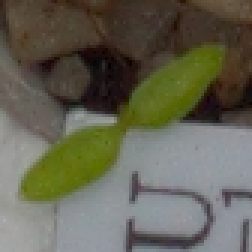
#> input picture NonsegmentedV2/Common Chickweed/2.png, 84 x 84 px, found by its file name (shown 3 times larger)
$ python test.py
#> lines starting #> are read from the running program, lines starting #| are printed output that depends on the picture
from sklearn.preprocessing import StandardScaler  # It is important in neural networks to scale the date
from sklearn.model_selection import train_test_split  # The standard - train/test to prevent overfitting and choose hyperparameters
from sklearn.svm import SVC
from sklearn.neural_network import MLPClassifier
from sklearn.linear_model import LogisticRegression
from sklearn.metrics import plot_confusion_matrix, confusion_matrix, accuracy_score
import seaborn as sns
import numpy as np
import numpy.random as r # We will randomly initialize our weights
import matplotlib.pyplot as plt
from PIL import Image
import os

path = './NonsegmentedV2/'

im = Image.open(path + 'Maize' + '/' + '2.png').resize((64, 64))
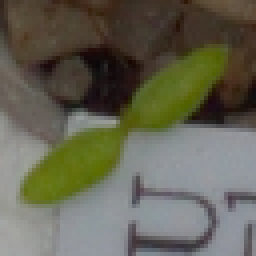
#> im: PIL image 64x64 RGB (shown 4 times larger); mean R, G, B 100.5, 98.9, 83.1

img = np.asarray( im, dtype="int32" )[:,:,:3]

plt.matshow(img)
plt.show()

$ run again, with NonsegmentedV2/Common Chickweed/152.png copied over NonsegmentedV2/Common Chickweed/2.png
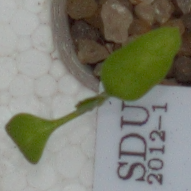
#> input picture NonsegmentedV2/Common Chickweed/152.png, 191 x 191 px, found by its file name
#> `im = Image.open(path + 'Maize' + '/' + '2.png').resize((64, 64))`:
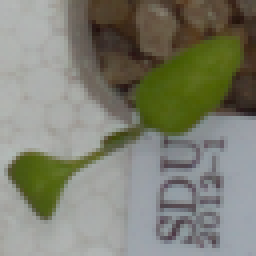
#> im: PIL image 64x64 RGB (shown 4 times larger); mean R, G, B 126.9, 127.8, 113.5
